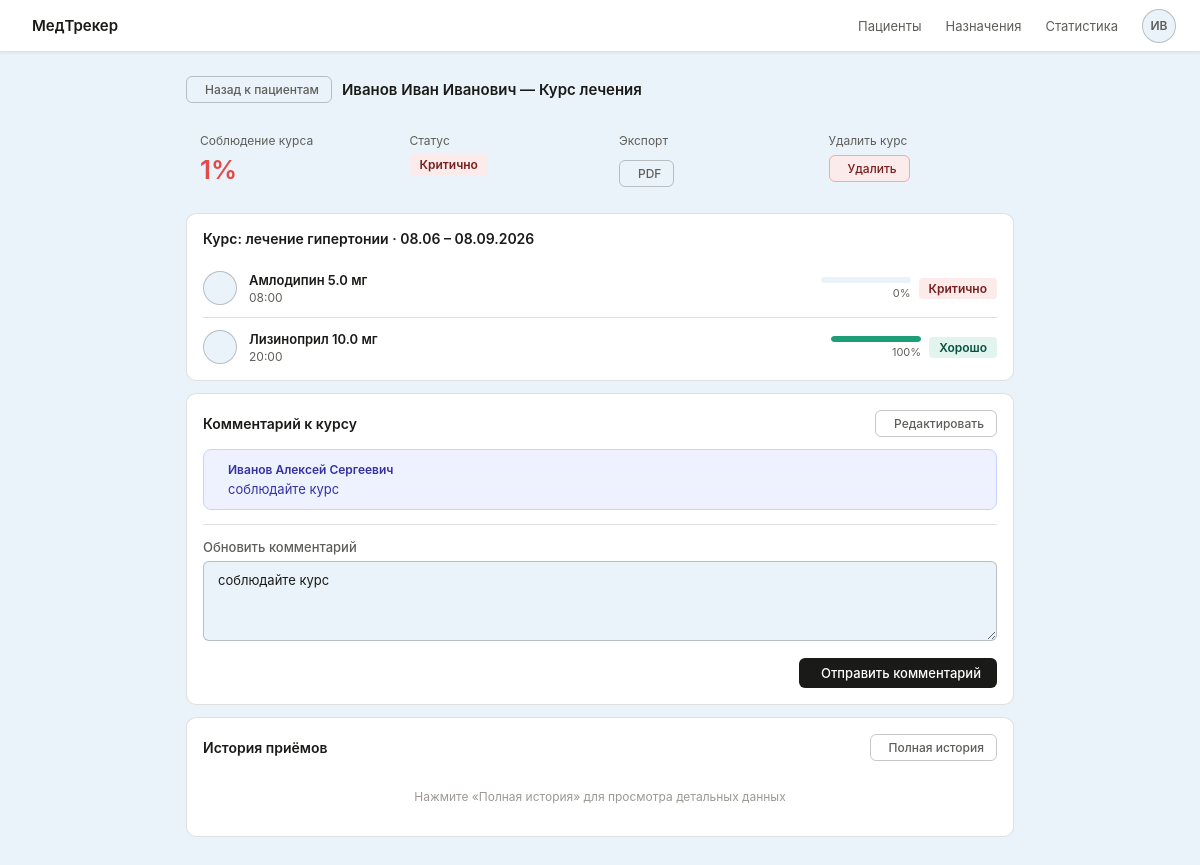
/doctor/patients/1 (signed in), run on the app's committed database.
### app/models/models.py (models this page shows, shortened)
class User(UserMixin, db.Model):
    __tablename__ = 'user'
    id = db.Column(db.Integer, primary_key=True, autoincrement=True)
    username = db.Column(db.String(50), nullable=False, unique=True)
    email = db.Column(db.String(100), nullable=False, unique=True)
    password_hash = db.Column(db.String(255), nullable=False)
    role = db.Column(db.String(10), nullable=False)
    full_name = db.Column(db.String(100), nullable=False)
    created_at = db.Column(db.DateTime, default=datetime.utcnow, nullable=False)
    assigned_courses = db.relationship(
        'Course',
        foreign_keys='Course.doctor_id',
        backref=db.backref('doctor', lazy='joined'),
        lazy='dynamic'
    )
    patient_courses = db.relationship(
        'Course',
        foreign_keys='Course.patient_id',
        backref=db.backref('patient', lazy='joined'),
        lazy='dynamic'
    )
    intake_logs = db.relationship('IntakeLog', backref='patient_user', lazy='dynamic')
    def is_doctor(self):
        return self.role == 'doctor'
    def is_patient(self):
        return self.role == 'patient'

class Course(db.Model):
    __tablename__ = 'course'
    id = db.Column(db.Integer, primary_key=True, autoincrement=True)
    doctor_id = db.Column(
        db.Integer,
        db.ForeignKey('user.id', ondelete='SET NULL'),
        nullable=True
    )
    patient_id = db.Column(
        db.Integer,
        db.ForeignKey('user.id', ondelete='CASCADE'),
        nullable=False
    )
    title = db.Column(db.String(150), nullable=False)
    start_date = db.Column(db.Date, nullable=False)
    end_date = db.Column(db.Date, nullable=False)
    status = db.Column(db.String(20), nullable=False, default='active')
    goal = db.Column(db.Text, nullable=True)
    doctor_comment = db.Column(db.Text, nullable=True)
    created_at = db.Column(db.DateTime, default=datetime.utcnow, nullable=False)
    items = db.relationship(
        'CourseItem',
        backref='course',
        lazy='dynamic',
        cascade='all, delete-orphan'
    )
    def get_compliance(self):
        from datetime import date
        today = date.today()
        logs = []
        for item in self.items:
            item_logs = IntakeLog.query.filter(
                IntakeLog.course_item_id == item.id,
                IntakeLog.scheduled_at <= datetime.combine(today, datetime.max.time())
            ).all()
            logs.extend(item_logs)
        if not logs:
            return 0
        taken = sum(1 for l in logs if l.status == 'taken')
        return round(taken / len(logs) * 100) if logs else 0
    def get_status_label(self):
        pct = self.get_compliance()
        if pct >= 75:
            return 'ok', 'Хорошо'
        elif pct >= 50:
            return 'warn', 'Внимание'
        else:
            return 'bad', 'Критично'

class Medicine(db.Model):
    __tablename__ = 'medicine'
    id = db.Column(db.Integer, primary_key=True, autoincrement=True)
    name = db.Column(db.String(100), nullable=False)
    dosage_form = db.Column(db.String(50), nullable=True)
    description = db.Column(db.Text, nullable=True)
    course_items = db.relationship('CourseItem', backref='medicine', lazy='dynamic')

class CourseItem(db.Model):
    __tablename__ = 'course_item'
    id = db.Column(db.Integer, primary_key=True, autoincrement=True)
    course_id = db.Column(
        db.Integer,
        db.ForeignKey('course.id', ondelete='CASCADE'),
        nullable=False
    )
    medicine_id = db.Column(
        db.Integer,
        db.ForeignKey('medicine.id'),
        nullable=False
    )
    dosage = db.Column(db.Float, nullable=False)
    unit = db.Column(db.String(20), nullable=False)
    schedule_times = db.Column(db.Text, nullable=False)
    days_of_week = db.Column(db.Text, nullable=False)
    intake_logs = db.relationship(
        'IntakeLog',
        backref='course_item',
        lazy='dynamic',
        cascade='all, delete-orphan'
    )
    prescription_photo = db.relationship(
        'PrescriptionPhoto',
        backref='course_item',
        uselist=False,
        cascade='all, delete-orphan'
    )
    def get_times_list(self):
        import json
        try:
            return json.loads(self.schedule_times)
        except Exception:
            return []

### app/routes/doctor.py (the view)
@doctor_bp.route('/patients/<int:patient_id>')
@login_required
@doctor_required
def patient_card(patient_id):
    patient = User.query.get_or_404(patient_id)
    if patient.role != 'patient':
        abort(404)
    courses = (Course.query
               .filter_by(patient_id=patient_id, doctor_id=current_user.id)
               .order_by(Course.created_at.desc())
               .all())
    course_stats = []
    for course in courses:
        pct = course.get_compliance()
        status_key, status_label = course.get_status_label()
        items = course.items.all()
        item_stats = []
        for item in items:
            total_i = IntakeLog.query.filter_by(course_item_id=item.id).filter(
                IntakeLog.status.in_(['taken', 'missed', 'skipped'])
            ).count()
            taken_i = IntakeLog.query.filter_by(course_item_id=item.id, status='taken').count()
            pct_i = round(taken_i / total_i * 100) if total_i else 0
            item_stats.append({'item': item, 'pct': pct_i,
                               'status_key': 'ok' if pct_i >= 75 else 'warn' if pct_i >= 50 else 'bad'})
        course_stats.append({
            'course': course,
            'pct': pct,
            'status_key': status_key,
            'status_label': status_label,
            'item_stats': item_stats
        })
    return render_template('doctor/patient_card.html',
                           patient=patient,
                           course_stats=course_stats)

### app/routes/doctor.py (called while the page is built)
def doctor_required(f):
    from functools import wraps
    @wraps(f)
    def decorated(*args, **kwargs):
        if not current_user.is_authenticated or not current_user.is_doctor():
            abort(403)
        return f(*args, **kwargs)
    return decorated

### app/templates/doctor/patient_card.html (shortened to what this page needs)
{% extends "shared/base.html" %}
{% block content %}
<div class="page-wrapper">
  <div style="display:flex;align-items:center;justify-content:space-between;margin-bottom:16px">
    <div style="display:flex;align-items:center;gap:10px">
      <a href="{{ url_for('doctor.dashboard') }}" class="btn btn-secondary btn-sm">
         Назад к пациентам
      </a>
      <span style="font-size:15px;font-weight:600">{{ patient.full_name }} — Курс лечения</span>
    </div>
  </div>
  {% for cs in course_stats %}
  {% set course = cs.course %}
  <div class="metrics-row">
    <div class="metric">
      <div class="metric-label">Соблюдение курса</div>
      <div class="metric-value {{ cs.status_key }}">{{ cs.pct }}%</div>
    </div>
    <div class="metric">
      <div class="metric-label">Статус</div>
      <div style="margin-top:6px">
        <span class="tag tag-{{ cs.status_key }}">{{ cs.status_label }}</span>
      </div>
    </div>
    <div class="metric">
      <div class="metric-label">Экспорт</div>
      <a href="{{ url_for('doctor.export_pdf', course_id=course.id) }}"
         class="btn btn-secondary btn-sm" style="margin-top:6px">
         PDF
      </a>
    </div>
    <div class="metric">
      <div class="metric-label">Удалить курс</div>
      <form method="POST" action="{{ url_for('doctor.delete_course', course_id=course.id) }}"
            style="margin-top:6px"
            onsubmit="return confirm('Удалить курс «{{ course.title }}»? Все данные о приёмах будут удалены.')">
        <button class="btn btn-danger btn-sm" type="submit">
           Удалить
        </button>
      </form>
    </div>
  </div>
  <div class="card">
    <div class="card-title">
      Курс: {{ course.title }} · {{ course.start_date.strftime('%d.%m') }} – {{ course.end_date.strftime('%d.%m.%Y') }}
    </div>
    {% for ist in cs.item_stats %}
    <div class="list-row">
      <div class="list-row-left">
        <div class="icon-circle"></div>
        <div>
          <div class="row-title">{{ ist.item.medicine.name }} {{ ist.item.dosage }} {{ ist.item.unit }}</div>
          <div class="row-sub">{{ ist.item.get_times_list()|join(' · ') }}</div>
        </div>
      </div>
      <div class="list-row-right">
        <div>
          <div class="prog-bar">
            <div class="prog-fill {{ ist.status_key }}" style="width:{{ ist.pct }}%"></div>
          </div>
          <div style="font-size:11px;color:var(--color-text-secondary);text-align:right;margin-top:3px">{{ ist.pct }}%</div>
        </div>
        <span class="tag tag-{{ ist.status_key }}">
          {% if ist.pct >= 75 %}Хорошо{% elif ist.pct >= 50 %}Внимание{% else %}Критично{% endif %}
        </span>
      </div>
    </div>
    {% endfor %}
  </div>
  <div class="card">
    <div class="card-header">
      <div class="card-title" style="margin-bottom:0">Комментарий к курсу</div>
      {% if course.doctor_comment %}
      <button class="btn btn-secondary btn-sm" onclick="toggleCommentForm('{{ course.id }}')">
         Редактировать
      </button>
      {% endif %}
    </div>
    {% if course.doctor_comment %}
    <div class="comment-bubble">
      <div>
        <div class="comment-meta">{{ current_user.full_name }}</div>
        <div>{{ course.doctor_comment }}</div>
      </div>
    </div>
    {% endif %}
    <hr class="divider">
    <form method="POST" action="{{ url_for('doctor.add_comment', course_id=course.id) }}"
          id="commentForm{{ course.id }}">
      <div class="form-group">
        <label class="form-label">{% if course.doctor_comment %}Обновить комментарий{% else %}Новый комментарий{% endif %}</label>
        <textarea class="form-control" name="comment" rows="3"
                  placeholder="Введите комментарий для пациента...">{{ course.doctor_comment or '' }}</textarea>
      </div>
      <div style="display:flex;justify-content:flex-end">
        <button type="submit" class="btn btn-primary">
           Отправить комментарий
        </button>
      </div>
    </form>
  </div>
  <div class="card">
    <div class="card-header">
      <div class="card-title" style="margin-bottom:0">История приёмов</div>
      <a href="{{ url_for('doctor.course_history', course_id=course.id) }}"
         class="btn btn-secondary btn-sm"> Полная история</a>
    </div>
    <div class="empty-state" style="padding:16px">
      <p style="font-size:12px;color:var(--color-text-tertiary)">
        Нажмите «Полная история» для просмотра детальных данных
      </p>
    </div>
  </div>
  {% endfor %}
</div>
{% endblock %}

### app/templates/shared/base.html (shortened to what this page needs)
<!DOCTYPE html>
<html lang="ru">
<head>
<link rel="stylesheet" href="https://cdn.jsdelivr.net/npm/@tabler/icons-webfont@2.44.0/tabler-icons.min.css">
<link rel="stylesheet" href="{{ url_for('static', filename='css/main.css') }}">
</head>
<body>
{% if current_user.is_authenticated %}
<nav class="navbar">
  <a class="navbar-brand" href="{{ url_for('auth.index') }}">
    МедТрекер
  </a>
  <div class="navbar-nav">
    {% if current_user.is_patient() %}
      <a class="nav-link {% if request.blueprint == 'patient' and 'dashboard' in request.endpoint %}active{% endif %}"
         href="{{ url_for('patient.dashboard') }}">Мои курсы</a>
      <a class="nav-link {% if 'diary' in request.endpoint %}active{% endif %}"
         href="{{ url_for('patient.diary') }}">Дневник</a>
      <a class="nav-link {% if 'statistics' in request.endpoint %}active{% endif %}"
         href="{{ url_for('patient.statistics') }}">Статистика</a>
    {% else %}
      <a class="nav-link {% if 'dashboard' in request.endpoint %}active{% endif %}"
         href="{{ url_for('doctor.dashboard') }}">Пациенты</a>
      <a class="nav-link {% if 'assign' in request.endpoint %}active{% endif %}"
         href="{{ url_for('doctor.assign_course') }}">Назначения</a>
      <a class="nav-link {% if 'statistics' in request.endpoint %}active{% endif %}"
         href="{{ url_for('doctor.statistics') }}">Статистика</a>
    {% endif %}
    <div style="position:relative">
      <a class="avatar-btn" href="{{ url_for('auth.logout') }}" title="Выйти из системы">
        {{ current_user.full_name[:2].upper() }}
      </a>
    </div>
  </div>
</nav>
{% endif %}
<div id="pageContent">
{% block content %}{% endblock %}
</div>
</body>
</html>

### data on the page
User: full_name "ИВ", full_name "Иванов Алексей Сергеевич"
User: full_name "Иванов Иван Иванович"
Course: title "лечение гипертонии", start_date "08.06", end_date "08.09.2026", doctor_comment "соблюдайте курс", comment "соблюдайте курс"
Medicine: item.medicine.name "Амлодипин"
CourseItem: item.dosage "5.0", item.unit "мг", item.get_times_list "08:00"
Medicine: item.medicine.name "Лизиноприл"
CourseItem: item.dosage "10.0", item.unit "мг", item.get_times_list "20:00"

### other printed values
{{ cs.pct }} "1"
{{ cs.status_label }} "Критично"
{{ ist.pct }} "0" "100"
